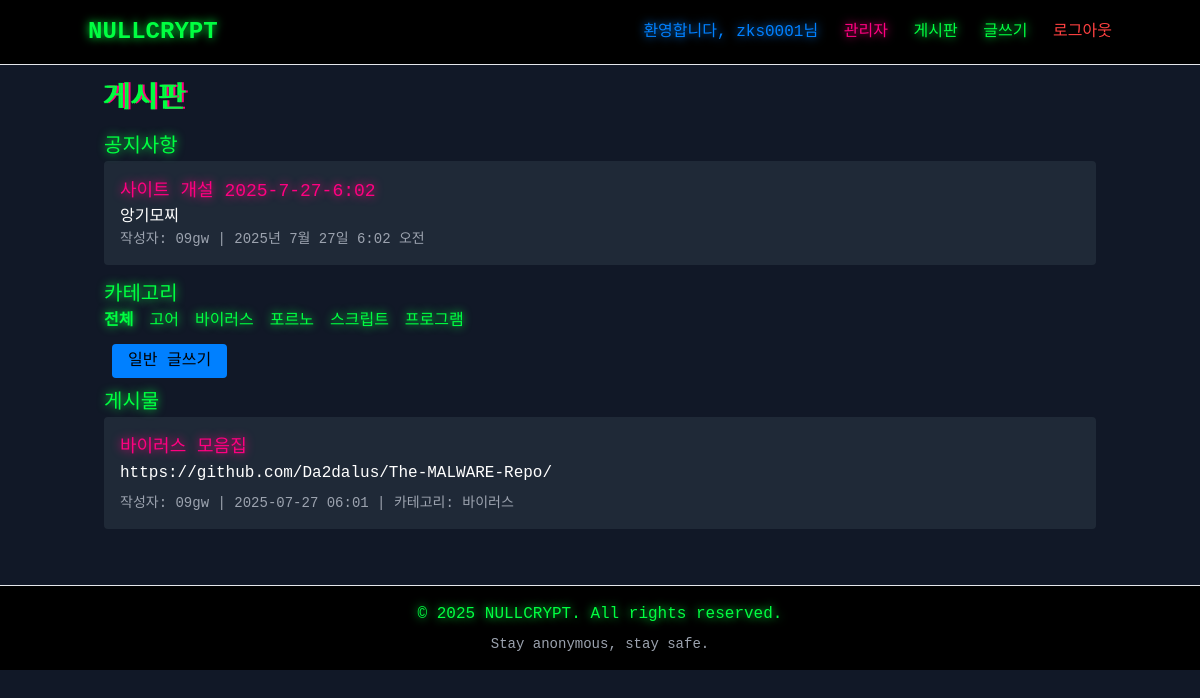
The page /posts/ (signed in) on the database its author committed.
### myapp/models.py (models this page shows, shortened)
class Announcement(models.Model):
    title = models.CharField(max_length=200)
    content = models.TextField()
    created_at = models.DateTimeField(auto_now_add=True)
    author = models.ForeignKey(User, on_delete=models.CASCADE)

class Category(models.Model):
    name = models.CharField(max_length=50, unique=True)
    slug = models.SlugField(max_length=50, unique=True)

class Post(models.Model):
    title = models.CharField(max_length=200)
    content = models.TextField()
    category = models.ForeignKey(Category, on_delete=models.CASCADE)
    author = models.ForeignKey(User, on_delete=models.CASCADE)
    created_at = models.DateTimeField(auto_now_add=True)
    is_pinned = models.BooleanField(default=False)

### myapp/views.py (the view)
# urls.py: path('posts/', views.post_list, name='post_list'),
def post_list(request, category_slug=None):
    if not request.user.is_authenticated:
        return redirect('login')
    categories = Category.objects.all()
    announcements = Announcement.objects.all().order_by('-created_at')[:5]
    category = None
    if category_slug:
        category = get_object_or_404(Category, slug=category_slug)
        posts = Post.objects.filter(category=category).order_by('-is_pinned', '-created_at')
    else:
        posts = Post.objects.all().order_by('-is_pinned', '-created_at')
    paginator = Paginator(posts, 10)
    page_number = request.GET.get('page')
    page_obj = paginator.get_page(page_number)
    return render(request, 'post_list.html', {
        'posts': page_obj,
        'categories': categories,
        'announcements': announcements,
        'category': category
    })

### myapp/templates/post_list.html (shortened to what this page needs)
{% extends 'base.html' %}
{% block content %}
    <h1 class="text-3xl text-neon-green mb-4">게시판</h1>
    <div class="mb-4">
        <h2 class="text-xl text-neon-green">공지사항</h2>
        {% for announcement in announcements %}
            <div class="bg-gray-800 p-4 mb-2 rounded">
                <h3 class="text-lg text-neon-pink">{{ announcement.title }}</h3>
                <p>{{ announcement.content }}</p>
                <p class="text-sm text-gray-400">작성자: {{ announcement.author }} | {{ announcement.created_at }}</p>
            </div>
        {% empty %}
            <p class="text-gray-400">공지사항이 없습니다.</p>
        {% endfor %}
    </div>
    <div class="mb-4">
        <h2 class="text-xl text-neon-green">카테고리</h2>
        <div class="flex space-x-4 mb-4">
            <a href="{% url 'post_list' %}" class="text-neon-green hover:text-neon-pink {% if not category %}font-bold{% endif %}">전체</a>
            {% for cat in categories %}
                <a href="{% url 'post_list' category_slug=cat.slug %}"
                   class="text-neon-green hover:text-neon-pink {% if category and category.slug == cat.slug %}font-bold{% endif %}">
                   {{ cat.name }}
                </a>
            {% endfor %}
        </div>
        {% if user.is_authenticated %}
            <div class="mb-4">
                <a href="{% url 'post_create_general' %}"
                   class="bg-neon-blue text-black px-4 py-2 rounded hover:bg-neon-pink ml-2">
                   일반 글쓰기
                </a>
            </div>
        {% endif %}
    </div>
    <div>
        <h2 class="text-xl text-neon-green">게시물</h2>
        {% for post in posts %}
            <div class="bg-gray-800 p-4 mb-2 rounded">
                <h3 class="text-lg text-neon-pink">
                    <a href="{% url 'post_detail' post_id=post.id %}" class="hover:text-neon-green transition-colors">
                        {{ post.title }}
                    </a>
                </h3>
                <p class="mb-2">{{ post.content|truncatewords:30 }}</p>
                <p class="text-sm text-gray-400">
                    작성자: {{ post.author.username }} |
                    {{ post.created_at|date:"Y-m-d H:i" }} |
                    카테고리: {{ post.category.name }}
                </p>
            </div>
        {% empty %}
            <p class="text-gray-400">게시물이 없습니다.</p>
        {% endfor %}
    </div>
{% endblock %}

### myapp/templates/base.html (shortened to what this page needs)
<!DOCTYPE html>
<html lang="ko">
<head>
    <script src="https://cdn.tailwindcss.com"></script>
</head>
<body class="bg-gray-900 text-white min-h-screen">
    <header class="bg-black border-b border-neon-green p-4">
        <nav class="container mx-auto flex justify-between items-center">
            <a href="{% url 'home' %}" class="text-2xl font-bold text-neon-green">NULLCRYPT</a>
            <div class="space-x-4">
                {% if user.is_authenticated %}
                    <span class="text-neon-blue">환영합니다, {{ user.username }}님</span>
                    {% if user.is_staff %}
                        <a href="/whereisadminssite-dgdb-1111/" class="text-neon-pink hover:text-neon-green" target="_blank">관리자</a>
                    {% endif %}
                    <a href="{% url 'post_list' %}" class="text-neon-green hover:text-neon-pink">게시판</a>
                    <a href="{% url 'post_create_general' %}" class="text-neon-green hover:text-neon-pink">글쓰기</a>
                    <a href="{% url 'logout' %}"
                       class="text-neon-red hover:text-neon-pink"
                       onclick="return confirm('정말 로그아웃 하시겠습니까?')">
                       로그아웃
                    </a>
                {% else %}
                    <a href="{% url 'login' %}" class="text-neon-green hover:text-neon-pink">로그인</a>
                    <a href="{% url 'register' %}" class="text-neon-green hover:text-neon-pink">회원가입</a>
                {% endif %}
            </div>
        </nav>
    </header>
    <main class="container mx-auto p-4 flex-grow">
        {% block content %}
        {% endblock %}
    </main>
    <footer class="bg-black border-t border-neon-green p-4 mt-8">
        <div class="container mx-auto text-center">
            <p class="text-neon-green">&copy; 2025 NULLCRYPT. All rights reserved.</p>
            <p class="text-sm text-gray-400 mt-2">Stay anonymous, stay safe.</p>
        </div>
    </footer>
</body>
</html>

### myapp/templates/base.html (style rules this page uses)
.text-neon-green { color: #00ff41; }
.text-neon-pink { color: #ff0080; }
.text-neon-blue { color: #0080ff; }
.text-neon-red { color: #ff4040; }
.bg-neon-blue { background-color: #0080ff; }
body { background-color: #1a1a1a; color: #ffffff; font-family: 'Courier New', monospace; }
.text-neon-green { text-shadow: 0 0 10px #00ff41; }
.text-neon-pink { text-shadow: 0 0 10px #ff0080; }
.text-neon-blue { text-shadow: 0 0 10px #0080ff; }
a { transition: all 0.3s ease; }

### rows shown on the page
Announcement: title "사이트 개설 2025-7-27-6:02", content "앙기모찌", author "09gw", created_at "2025년 7월 27일 6:02 오전"
Category: name "고어"
Category: name "바이러스"
Category: name "포르노"
Category: name "스크립트"
Category: name "프로그램"
Post: title "바이러스 모음집", content "https://github.com/Da2dalus/The-MALWARE-Repo/", author.username "09gw", created_at "2025-07-27 06:01", category.name "바이러스"

### other values the page prints
{{ user.username }} "zks0001"
